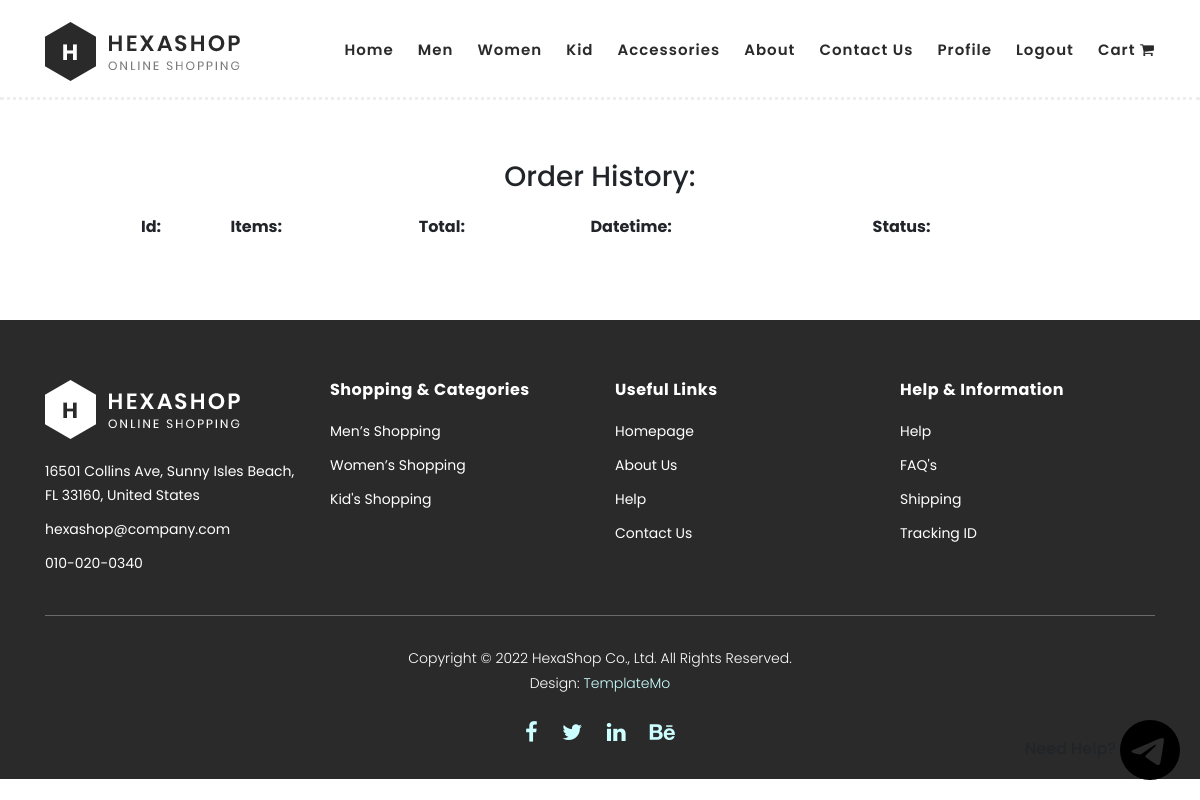
Before: /history (signed in) with the older database file.
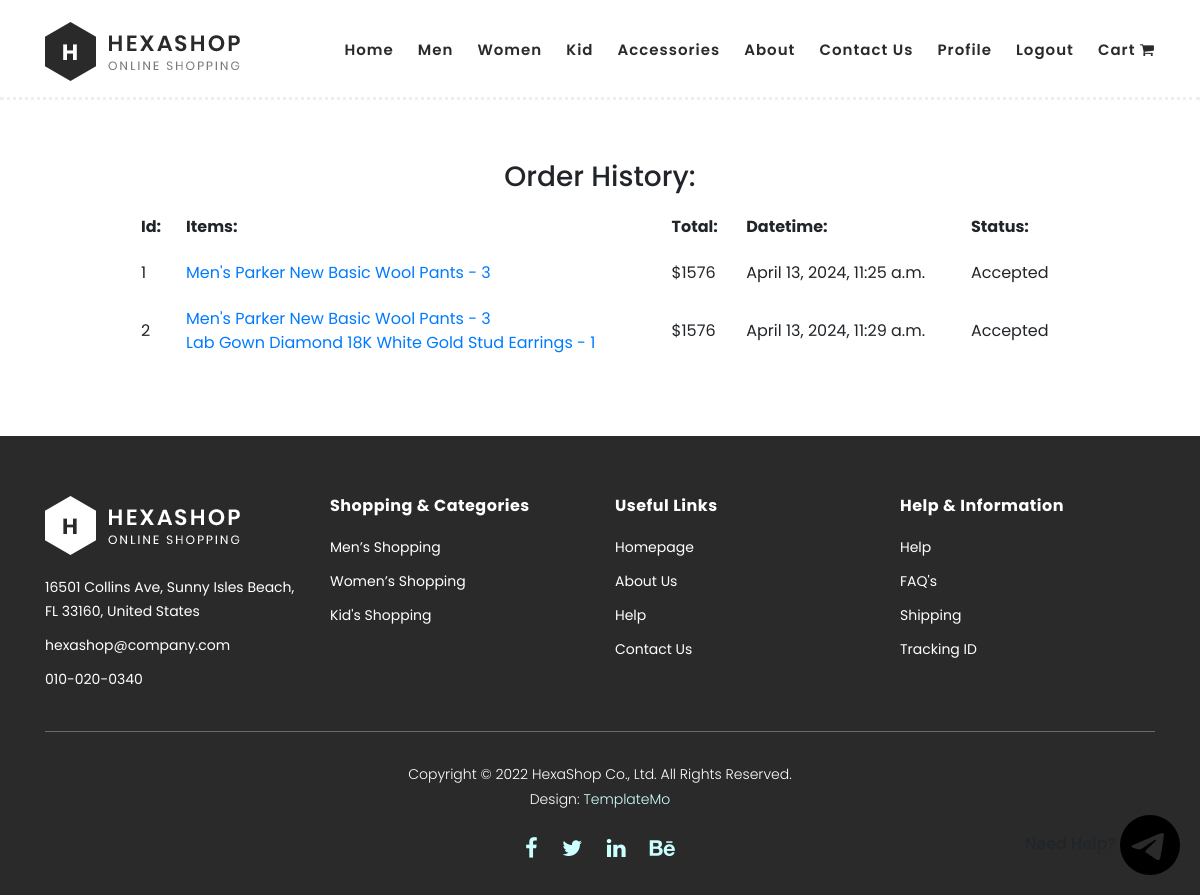
After: the same page with the newer database file.
### shopapp/models.py (models this page shows, shortened)
class Order(models.Model):
    customer = models.ForeignKey('CustomUser', on_delete=models.CASCADE)
    items = models.ManyToManyField('OrderItem')
    total = models.PositiveBigIntegerField()
    datetime = models.DateTimeField(default=timezone.now())
    status = models.CharField(max_length=100, choices=ORDER_STATUSES)
    class Meta:
        verbose_name = 'Order'
        verbose_name_plural = 'Orders'

class OrderItem(models.Model):
    product = models.ForeignKey('Product', on_delete=models.CASCADE)
    quantity = models.PositiveSmallIntegerField(default=1)
    total = models.PositiveIntegerField()
    class Meta:
        verbose_name = 'Order Item'
        verbose_name_plural = 'Order Items'

class Product(models.Model):
    name = models.CharField(max_length=255)
    description = models.TextField()
    thumb = models.ImageField(upload_to='thumbs/')
    images = models.ManyToManyField('ProductImage')
    brand = models.ForeignKey('Brand', on_delete=models.CASCADE)
    category = models.ForeignKey('Category', on_delete=models.CASCADE)
    gender = models.ForeignKey('Gender', on_delete=models.CASCADE)
    price = models.PositiveIntegerField(default=0)
    order_counter = models.PositiveIntegerField(default=0)
    class Meta:
        verbose_name = 'Product'
        verbose_name_plural = 'Products'

### shopapp/views.py (the view)
# urls.py: path('history', historyView, name='history_url'),
def historyView(request):
    if not request.user.is_authenticated:
        return redirect('login_url')
    links = [
        {'name': 'home', 'url': 'home_url', 'active': ''},
        {'name': 'men', 'url': 'men_url', 'active': ''},
        {'name': 'women', 'url': 'women_url', 'active': ''},
        {'name': 'kid', 'url': 'kid_url', 'active': ''},
        {'name': 'accessories', 'url': 'accessories_url', 'active': ''},
        {'name': 'about', 'url': 'about_url', 'active': ''},
        {'name': 'contact us', 'url': 'contact_url', 'active': ''},
        {'name': 'profile', 'url': 'profile_url', 'active': ''},
        {'name': 'logout', 'url': 'logout_url', 'active': ''},
    ]
    orders = Order.objects.filter(customer=request.user)
    context = {
        'links': links,
        'orders': orders
    }
    return render(request, template_name='history.html', context=context)

### templates/history.html
{% extends 'base.html' %}
{% load cart_tag %}
{% load static %}
{% block content %}
    <div class="page-heading" style="background: none">
        <div class="container" align="center">
            <h3 align="center">Order History:</h3>
            <table style="width: 80vw; border-collapse: separate; border-spacing: 20px;">
                <tr>
                    <th>Id:</th>
                    <th>Items:</th>
                    <th>Total:</th>
                    <th>Datetime:</th>
                    <th>Status:</th>
                </tr>
                {% for order in orders %}
                    <tr>
                        <td>{{ order.id }}</td>
                        <td>
                            <ul>
                                {% for item in order.items.all %}
                                    <li>
                                        <a href="{% url 'product_detail_url' item.product.id %}">
                                            {{ item.product.name }} - {{ item.quantity }}
                                        </a>
                                    </li>
                                {% endfor %}
                            </ul>
                        </td>
                        <td>${{ order.total }}</td>
                        <td>{{ order.datetime }}</td>
                        <td>{{ order.status }}</td>
                    </tr>
                {% endfor %}
            </table>
        </div>
    </div>
{% endblock content %}

Changed rows visible on the page:
added Order: id "1", total "1576", datetime "April 13, 2024, 11:25 a.m.", status "Accepted"
added OrderItem: product.name "Men's Parker New Basic Wool Pants", quantity "3"
added Order: id "2", total "1576", datetime "April 13, 2024, 11:29 a.m.", status "Accepted"
added OrderItem: product.name "Lab Gown Diamond 18K White Gold Stud Earrings", quantity "1", shown under "2"
